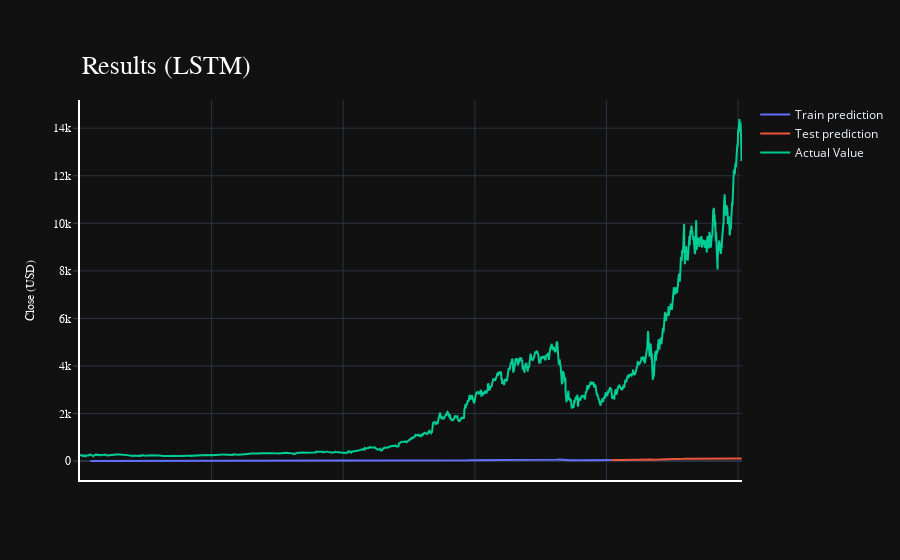

Here is the notebook cell this chart was saved with:
### Code cell
import plotly.express as px
import plotly.graph_objects as go

fig = go.Figure()
fig.add_trace(go.Scatter(go.Scatter(x=result.index, y=result[0],
                    mode='lines',
                    name='Train prediction')))
fig.add_trace(go.Scatter(x=result.index, y=result[1],
                    mode='lines',
                    name='Test prediction'))
fig.add_trace(go.Scatter(go.Scatter(x=result.index, y=result[2],
                    mode='lines',
                    name='Actual Value')))
fig.update_layout(
    xaxis=dict(
        showline=True,
        showgrid=True,
        showticklabels=False,
        linecolor='white',
        linewidth=2
    ),
    yaxis=dict(
        title_text='Close (USD)',
        titlefont=dict(
            family='Rockwell',
            size=12,
            color='white',
        ),
        showline=True,
        showgrid=True,
        showticklabels=True,
        linecolor='white',
        linewidth=2,
        ticks='outside',
        tickfont=dict(
            family='Rockwell',
            size=12,
            color='white',
        ),
    ),
    showlegend=True,
    template = 'plotly_dark'

)

annotations = []
annotations.append(dict(xref='paper', yref='paper', x=0.0, y=1.05,
                              xanchor='left', yanchor='bottom',
                              text='Results (LSTM)',
                              font=dict(family='Rockwell',
                                        size=26,
                                        color='white'),
                              showarrow=False))
fig.update_layout(annotations=annotations)

fig.show()

### Figure 1 — Plotly figure (JSON) as saved in the notebook; plotly's stock layout.template omitted (floating-point values rounded to 4 significant figures; data arrays with more than 128 entries replaced by an {"elided": "..."} marker saying what was removed)
{"data": [{"mode": "lines", "name": "Train prediction", "type": "scatter", "x": {"elided": "2516 int values"}, "y": {"elided": "2516 float values"}}, {"mode": "lines", "name": "Test prediction", "type": "scatter", "x": {"elided": "2516 int values"}, "y": {"elided": "2516 float values"}}, {"mode": "lines", "name": "Actual Value", "type": "scatter", "x": {"elided": "2516 int values"}, "y": {"elided": "2516 float values"}}], "layout": {"annotations": [{"font": {"color": "white", "family": "Rockwell", "size": 26}, "showarrow": false, "text": "Results (LSTM)", "x": 0, "xanchor": "left", "xref": "paper", "y": 1.05, "yanchor": "bottom", "yref": "paper"}], "showlegend": true, "xaxis": {"linecolor": "white", "linewidth": 2, "showgrid": true, "showline": true, "showticklabels": false}, "yaxis": {"linecolor": "white", "linewidth": 2, "showgrid": true, "showline": true, "showticklabels": true, "tickfont": {"color": "white", "family": "Rockwell", "size": 12}, "ticks": "outside", "title": {"font": {"color": "white", "family": "Rockwell", "size": 12}, "text": "Close (USD)"}}}}
